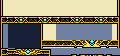

This is a level from a 2D game, rendered from its Tiled map with the project's own tilesets. A one-line summary and the complete map file follow:
An orthogonal 15x7 tile map with 8x8 px tiles, 1 tile layer (Tile Layer 1).

<map version="1.5" tiledversion="1.7.2" orientation="orthogonal" renderorder="right-down" width="15" height="7" tilewidth="8" tileheight="8" infinite="0" nextlayerid="2" nextobjectid="1">
 <tileset firstgid="1" name="MenuTiles" tilewidth="8" tileheight="8" tilecount="136" columns="17">
  <image source="Fenreir_BattleTileset.png" width="136" height="64" />
 </tileset>
 <layer id="1" name="Tile Layer 1" width="15" height="7">
  <data encoding="csv">
2,3,3,3,3,3,3,3,3,3,3,3,3,3,2147483650,
2,3,3,3,3,3,3,3,3,3,3,3,3,3,2147483650,
4,7,5,6,7,5,6,6,7,5,6,7,5,6,2147483652,
9,57,57,57,57,2,3,86,88,90,92,94,96,98,2147483650,
9,57,57,57,57,2,3,85,87,89,91,93,95,97,2147483650,
9,57,57,57,57,10,11,11,11,12,13,14,15,16,2147483658,
4,28,29,30,31,32,2147483675,20,21,22,23,24,25,26,20
</data>
 </layer>
</map>
